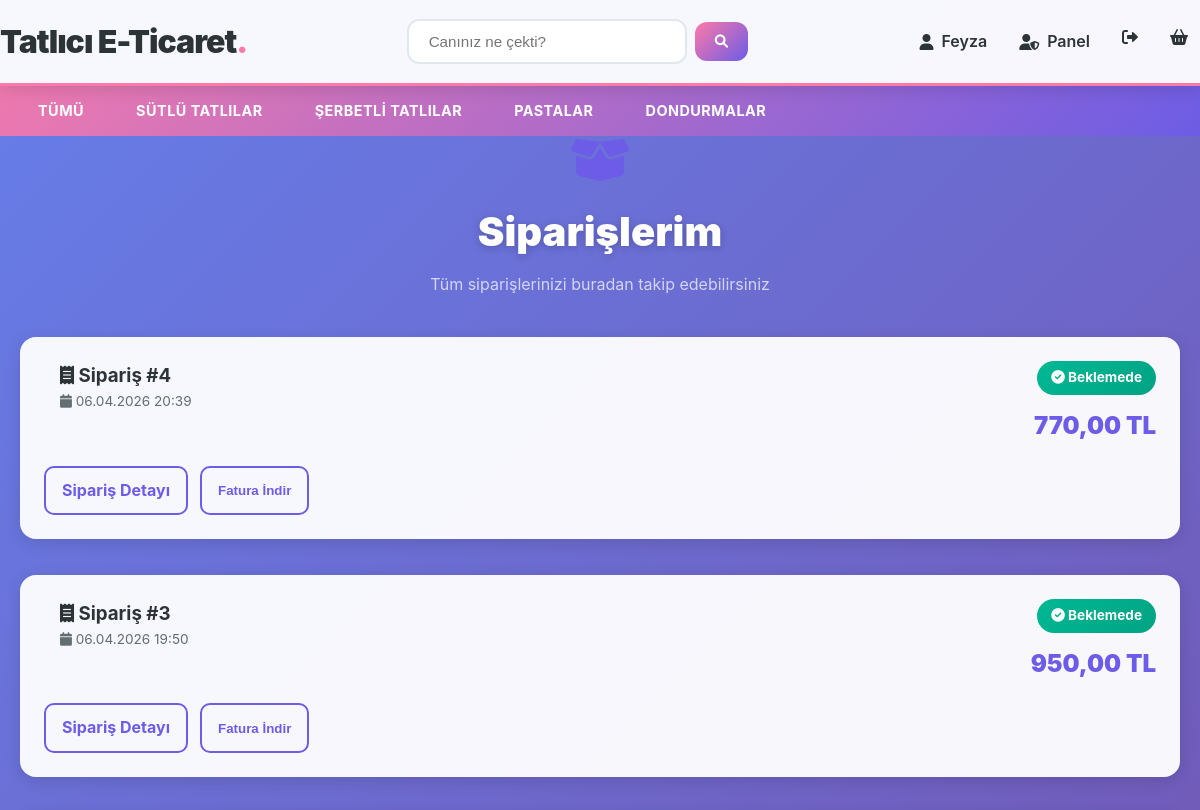
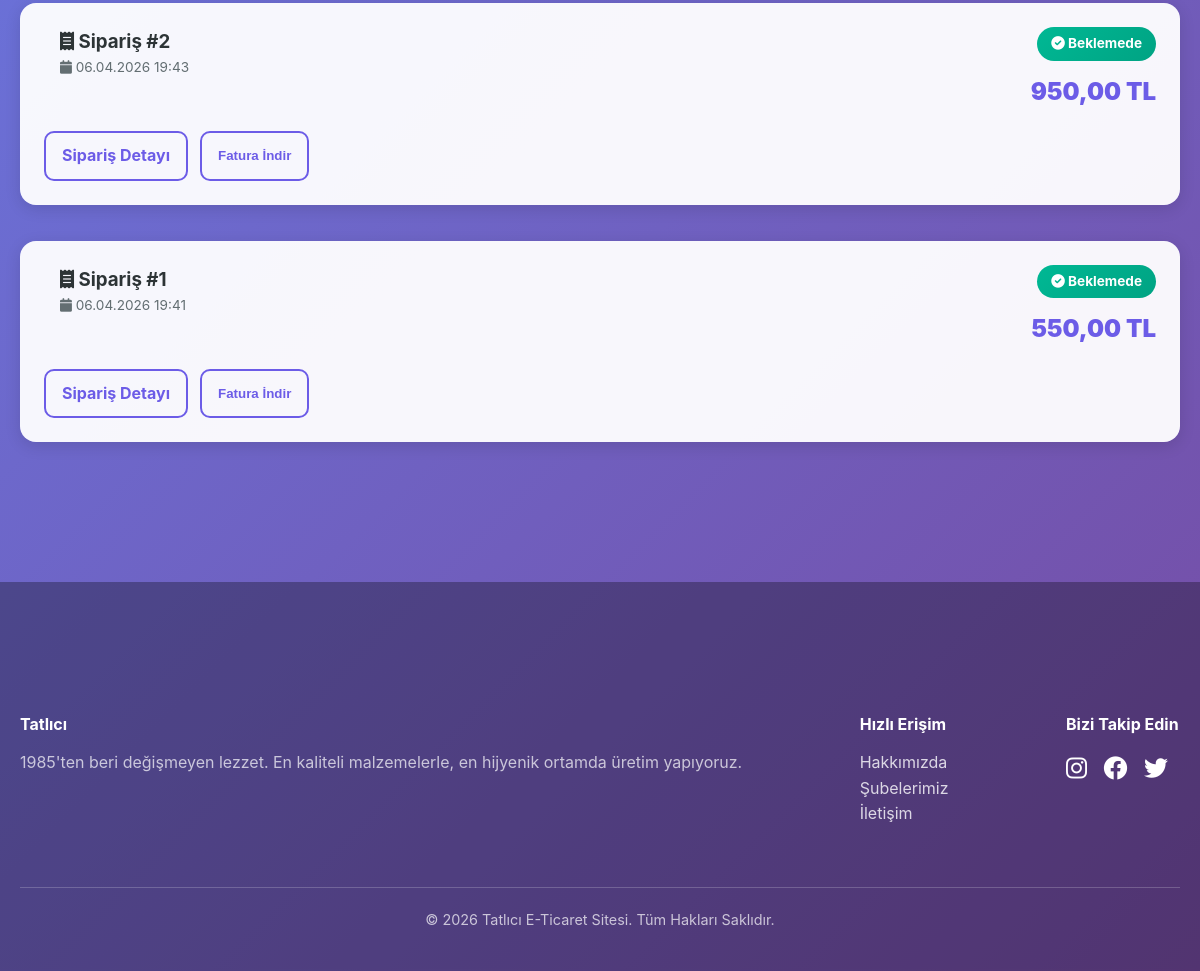
Screenshot of /order_history.php (signed in) with the database file from the repository (2 pictures, top to bottom).
### tables this page shows
CREATE TABLE IF NOT EXISTS `ayarlar` (
  `id` int NOT NULL,
  `site_basligi` varchar(255) DEFAULT NULL,
  `site_aciklama` varchar(255) DEFAULT NULL,
  `logo` varchar(255) DEFAULT NULL,
  `email` varchar(100) DEFAULT NULL,
  `telefon` varchar(20) DEFAULT NULL,
  `adres` text,
  `facebook` varchar(255) DEFAULT NULL,
  `instagram` varchar(255) DEFAULT NULL,
  `twitter` varchar(255) DEFAULT NULL,
  PRIMARY KEY (`id`)
);

CREATE TABLE IF NOT EXISTS `kategoriler` (
  `id` int NOT NULL AUTO_INCREMENT,
  `kategori_adi` varchar(100) NOT NULL,
  PRIMARY KEY (`id`)
);

CREATE TABLE IF NOT EXISTS `siparisler` (
  `id` int NOT NULL AUTO_INCREMENT,
  `kullanici_id` int NOT NULL,
  `toplam_tutar` decimal(10,2) DEFAULT NULL,
  `durum` varchar(50) DEFAULT 'Beklemede',
  `tarih` timestamp NULL DEFAULT CURRENT_TIMESTAMP,
  PRIMARY KEY (`id`),
  KEY `kullanici_id` (`kullanici_id`)
);

### order_history.php (the view, shortened to what this page needs)
<?php
include 'inc/header.php';
$kullanici_id = $_SESSION['kullanici_id'];
$siparis_sor = $db->prepare("SELECT * FROM siparisler WHERE kullanici_id = ? ORDER BY id DESC");
$siparis_sor->execute([$kullanici_id]);
$siparisler = $siparis_sor->fetchAll(PDO::FETCH_ASSOC);
?>
<main class="container pb-60">
    <div class="text-center mb-40">
      <i class="fas fa-box-open icon-large text-primary"></i>
      <h2 class="section-title h2-large m-0" style="color:white;">Siparişlerim</h2>
      <p class="muted mt-8">Tüm siparişlerinizi buradan takip edebilirsiniz</p>
    </div>
    <div class="grid-gap-16">
      <?php if(count($siparisler) > 0): ?>
          <?php foreach($siparisler as $siparis): ?>
          <div class="stat-card p-24 mb-20">
            <div class="flex space-between align-start flex-wrap gap-16 mb-20">
              <div>
                <h3 class="m-0 text-dark-strong mb-8">
                    <i class="fas fa-receipt"></i> Sipariş #<?php echo $siparis['id']; ?>
                </h3>
                <p class="small-muted m-0">
                    <i class="fas fa-calendar"></i> <?php echo date('d.m.Y H:i', strtotime($siparis['tarih'])); ?>
                </p>
              </div>
              <div class="text-right">
                <div class="badge-success"> <i class="fas fa-check-circle"></i> <?php echo $siparis['durum']; ?></div>
                <div class="product-price-lg" style="font-size: 1.5rem; font-weight: 900; color: var(--primary);">
                    <?php echo number_format($siparis['toplam_tutar'], 2, ',', '.'); ?> TL
                </div>
              </div>
            </div>
            <div class="flex gap-12 flex-wrap">
              <a href="order_detail.php?id=<?php echo $siparis['id']; ?>" class="btn-detail" style="text-decoration:none;">Sipariş Detayı</a>
              <button class="btn-detail">Fatura İndir</button>
            </div>
          </div>
          <?php endforeach; ?>
      <?php endif; ?>
    </div>
</main>
<?php
include 'inc/footer.php';
?>

### inc/header.php (shortened to what this page needs)
<?php
require_once 'inc/baglan.php';
$ayarsor = $db->prepare("SELECT * FROM ayarlar WHERE id = ?");
$ayarsor->execute([1]);
$ayarcek = $ayarsor->fetch(PDO::FETCH_ASSOC);
$kategorisor = $db->prepare("SELECT * FROM kategoriler ORDER BY id ASC");
$kategorisor->execute();
$kategoriler = $kategorisor->fetchAll(PDO::FETCH_ASSOC);
?>
<!DOCTYPE html>
<html lang="tr">
<head>
  <link rel="stylesheet" href="style.css" />
  <link rel="stylesheet" href="https://cdnjs.cloudflare.com/ajax/libs/font-awesome/6.0.0-beta3/css/all.min.css"/>
</head>
<body>
  <header class="main-header">
    <div class="container header-inner">
      <h1 class="logo"><a href="index.php"><?php echo $ayarcek['site_basligi']; ?><span>.</span></a></h1>
      <form action="index.php" method="GET" class="search-bar">
        <input name="ara" type="text" placeholder="Canınız ne çekti?" required />
        <button type="submit"><i class="fas fa-search"></i></button>
      </form>
      <nav class="user-nav">
        <ul>
          <?php if(isset($_SESSION['kullanici_id'])): ?>
            <li><a href="#"><i class="fas fa-user"></i> <?php echo explode(' ', $_SESSION['kullanici_ad_soyad'])[0]; ?></a></li>
            <?php if($_SESSION['kullanici_rol'] <= 3): ?>
                <li><a href="admin_dashboard.php"><i class="fas fa-user-shield"></i> Panel</a></li>
            <?php endif; ?>
            <li><a href="cikis.php"><i class="fas fa-sign-out-alt"></i></a></li>
          <?php else: ?>
            <li><a href="login.php">Giriş</a></li>
            <li><a href="register.php">Kayıt</a></li>
          <?php endif; ?>
          <li><a href="cart.php"><i class="fas fa-shopping-basket"></i></a></li>
        </ul>
      </nav>
    </div>
  </header>
  <nav class="main-nav">
    <div class="container">
      <ul>
        <li><a href="index.php">Tümü</a></li>
        <?php foreach($kategoriler as $kat): ?>
            <li><a href="index.php?kategori=<?php echo $kat['id']; ?>"><?php echo $kat['kategori_adi']; ?></a></li>
        <?php endforeach; ?>
      </ul>
    </div>
  </nav>

### style.css (style rules this page uses)
:root { --primary: #6c5ce7; --secondary: #fd79a8; --accent: #fdcb6e; --success: #00b894; --info: #74b9ff; --warning: #ffeaa7; --bg-gradient: linear-gradient(135deg, #667eea 0%, #764ba2 100%); --card-bg: rgba(255, 255, 255, 0.95); --text-dark: #2d3436; --text-muted: #636e72; --shadow-sm: 0 2px 8px rgba(0, 0, 0, 0.08); --shadow-md: 0 4px 16px rgba(0, 0, 0, 0.12); --shadow-lg: 0 10px 40px rgba(0, 0, 0, 0.15); --radius: 16px; --transition: all 0.3s ease; }
* { box-sizing: border-box; margin: 0; padding: 0; }
html, body { height: 100%; }
body { font-family: 'Inter', system-ui, -apple-system, sans-serif; background: var(--bg-gradient); background-attachment: fixed; color: var(--text-dark); line-height: 1.6; -webkit-font-smoothing: antialiased; }
.container { max-width: 1200px; margin: 0 auto; padding: 0 20px; }
.main-header { background: var(--card-bg); backdrop-filter: blur(20px); box-shadow: var(--shadow-md); position: sticky; top: 0; z-index: 100; border-bottom: 3px solid var(--secondary); }
.header-inner { display: flex; align-items: center; justify-content: space-between; padding: 16px 0; gap: 20px; flex-wrap: wrap; }
.logo a { color: var(--text-dark); text-decoration: none; font-size: 2rem; font-weight: 900; letter-spacing: -1px; }
.logo span { color: var(--secondary); }
.search-bar { display: flex; gap: 8px; align-items: center; }
.search-bar input { padding: 12px 20px; border-radius: 12px; border: 2px solid #e1e8ed; background: white; color: var(--text-dark); min-width: 280px; font-size: 0.95rem; transition: var(--transition); }
.search-bar button { background: linear-gradient(135deg, var(--secondary), var(--primary)); border: none; color: white; padding: 12px 20px; border-radius: 12px; cursor: pointer; font-weight: 700; transition: var(--transition); }
.user-nav ul { display: flex; gap: 16px; list-style: none; }
.user-nav a { color: var(--text-dark); text-decoration: none; font-weight: 600; display: inline-flex; align-items: center; gap: 8px; padding: 8px 12px; border-radius: 8px; transition: var(--transition); }
.main-nav { background: linear-gradient(135deg, rgba(253, 121, 168, 0.9), rgba(108, 92, 231, 0.9)); backdrop-filter: blur(10px); }
.main-nav ul { display: flex; gap: 16px; list-style: none; padding: 12px 0; flex-wrap: wrap; }
.main-nav a { color: white; text-decoration: none; font-weight: 700; padding: 10px 18px; border-radius: 10px; transition: var(--transition); text-transform: uppercase; font-size: 0.9rem; letter-spacing: 0.5px; }
.btn-detail { background: transparent; border: 2px solid var(--primary); color: var(--primary); padding: 10px 16px; border-radius: 10px; text-decoration: none; display: inline-flex; align-items: center; font-weight: 700; transition: var(--transition); }
.section-title { color: white; font-size: 2rem; font-weight: 900; margin: 40px 0 20px; text-shadow: 0 2px 8px rgba(0, 0, 0, 0.2); }
.stat-card { background: var(--card-bg); padding: 24px; border-radius: var(--radius); box-shadow: var(--shadow-md); }
.muted { color: rgba(255, 255, 255, 0.7); }
.p-24 { padding:24px; }
.mb-40 { margin-bottom:40px; }
.mb-20 { margin-bottom:20px; }
.mt-8 { margin-top:8px; }
.text-center { text-align:center; }
.flex { display:flex; }
.gap-12 { gap:12px; }
.gap-16 { gap:16px; }
.badge-success { display:inline-block; background:linear-gradient(135deg, var(--success), #00a383); color:white; padding:6px 14px; border-radius:20px; font-size:0.85rem; font-weight:700; margin-bottom:12px; }
.icon-large { font-size:3rem; color:var(--secondary); margin-bottom:16px; }
.small-muted { padding-left: 16px; color:var(--text-muted); font-size:0.85rem; }
.text-dark-strong { padding-left: 16px; color:var(--text-dark); }
.grid-gap-16 { display:grid; gap:16px; }
.h2-large { margin:0; font-size:2.5rem; color:white; }
.space-between { justify-content:space-between; }
.align-start { align-items:flex-start; }
.mb-8 { margin-bottom:8px; }
.text-primary { color:var(--primary); }
.pb-60 { padding-bottom: 60px; }
.m-0 { margin: 0; }
.flex-wrap { flex-wrap: wrap; }
.text-right { text-align: right; }
.product-price-lg { font-size: 1.5rem; font-weight: 900; color: var(--primary); }
.user-nav ul { gap: 8px; }

### rows the page displays
ayarlar: site_basligi "Tatlıcı E-Ticaret"
kategoriler: kategori_adi "SÜTLÜ TATLILAR"
kategoriler: kategori_adi "ŞERBETLI TATLILAR"
kategoriler: kategori_adi "PASTALAR"
kategoriler: kategori_adi "DONDURMALAR"
siparisler: id "4", tarih "06.04.2026 20:39", durum "Beklemede", toplam_tutar "770,00"
siparisler: id "3", tarih "06.04.2026 19:50", durum "Beklemede", toplam_tutar "950,00"
siparisler: id "2", tarih "06.04.2026 19:43", durum "Beklemede", toplam_tutar "950,00"
siparisler: id "1", tarih "06.04.2026 19:41", durum "Beklemede", toplam_tutar "550,00"

### other values shown
explode(' ', $_SESSION['kullanici_ad_soyad'])[0] "Feyza"
